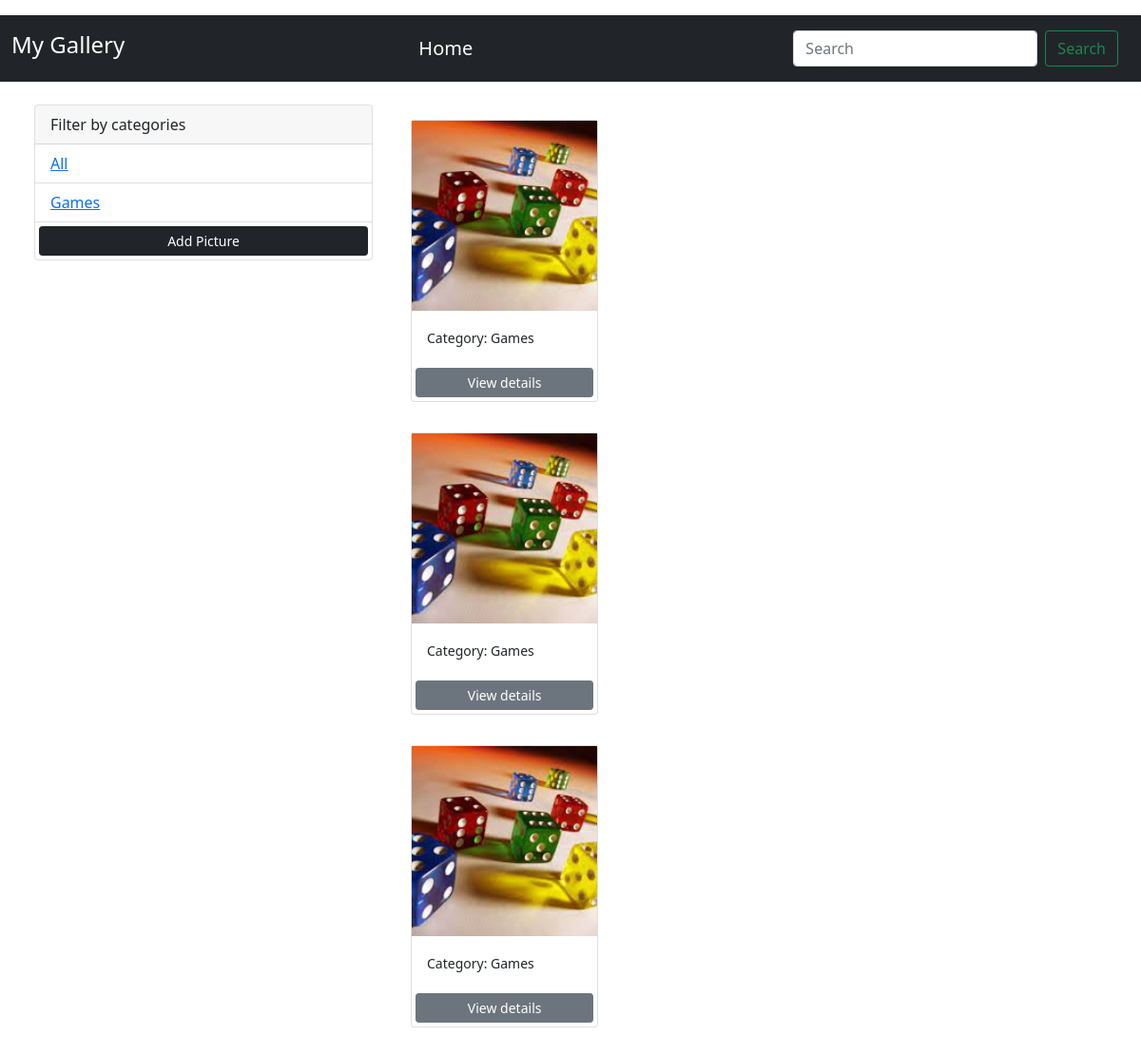
/, run on an earlier commit of the app's database.
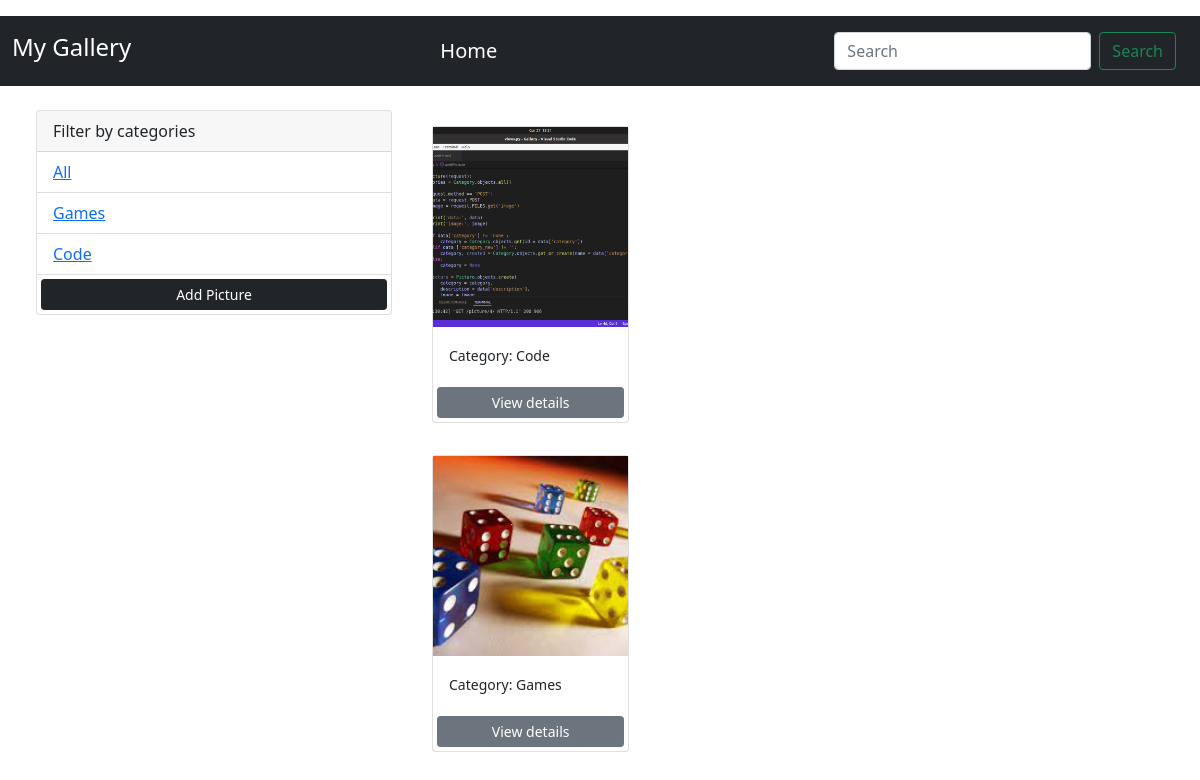
And on a later commit of the database.
### pictures/models.py (models this page shows, shortened)
class Category(models.Model):
    name = models.CharField(max_length=200, null=False, blank=False)

class Picture(models.Model):
    category = models.ForeignKey(Category, on_delete=models.SET_NULL, null=True, blank=True)
    image = models.ImageField(null=False, blank=False)
    description = models.TextField()

### pictures/views.py (the view)
# urls.py: path('', views.gallery, name='gallery'),
def gallery(request):
    category = request.GET.get('category')
    if category == None:
        pictures= Picture.objects.all()
    else:
        pictures = Picture.objects.filter(category__name = category)
    categories = Category.objects.all()
    context = {'categories': categories, 'pictures': pictures}
    return render(request, 'pictures/gallery.html', context)

### pictures/templates/pictures/gallery.html (shortened to what this page needs)
<!DOCTYPE html>
<html lang="en">
<head>
    <link href="https://cdn.jsdelivr.net/npm/bootstrap@5.1.3/dist/css/bootstrap.min.css" rel="stylesheet">
</head>
<body class="my-3">
    <nav class="navbar navbar-dark bg-dark">
        <div class="container-fluid">
            <h4>My Gallery</h4>
          <a class="navbar-brand" href="{% url 'gallery' %}">
            Home
          </a>
          <nav class="navbar navbar-dark bg-dark">
            <div class="container-fluid">
              <form class="d-flex">
                <input class="form-control me-2" type="search" placeholder="Search" aria-label="Search">
                <button class="btn btn-outline-success" type="submit">Search</button>
              </form>
            </div>
          </nav>
        </div>
      </nav>
    <div class="container m-4">
        <div class="row">
            <div class="col-md-4">
                <div class="card">
                    <div class="card-header">
                      Filter by categories
                    </div>
                    <ul class="list-group list-group-flush">
                      <li class="list-group-item">
                          <a href=" {% url 'gallery' %} ">All</a>
                        </li>
                      {% for category in categories %}
                      <li class="list-group-item">
                        <a href=" {% url 'gallery' %}?category={{category.name}}">{{category.name}}</a>
                        </li>
                      {% endfor %}
                      <a href="{% url 'add' %}" class="btn btn-dark btn-block btn-sm m-1">Add Picture</a>
                    </ul>
                  </div>
            </div>
            <div class="col-md-8">
                {% for picture in pictures %}
                <div class="row">
                    <div class="col-md-4">
                        <div class="card m-3">
                            <img class="image-thumbnail" src="{{picture.image.url}}" class="card-img-top" alt="City Image">
                            <div class="card-body">
                              <small>Category: {{picture.category.name}}</small>
                            </div>
                            <a href="{% url 'picture' picture.id %}" class="btn btn-secondary btn-sm m-1">View details</a>
                        </div>
                    </div>
                </div>
                {% empty %}
                <h4>No pictures found!</h4>
                {% endfor %}
            </div>
        </div>
    </div>
</body>
</html>

### pictures/templates/pictures/gallery.html (style rules this page uses)
.image-thumbnail { height: 200px; object-fit: cover; }
h4 { color: white; }

What changed in the data, as far as the page shows it:
removed Picture: image (picture), category.name "Games"
removed Picture: image (picture), category.name "Games"
added Category: name "Code"
added Picture: image (picture), category.name "Code"
